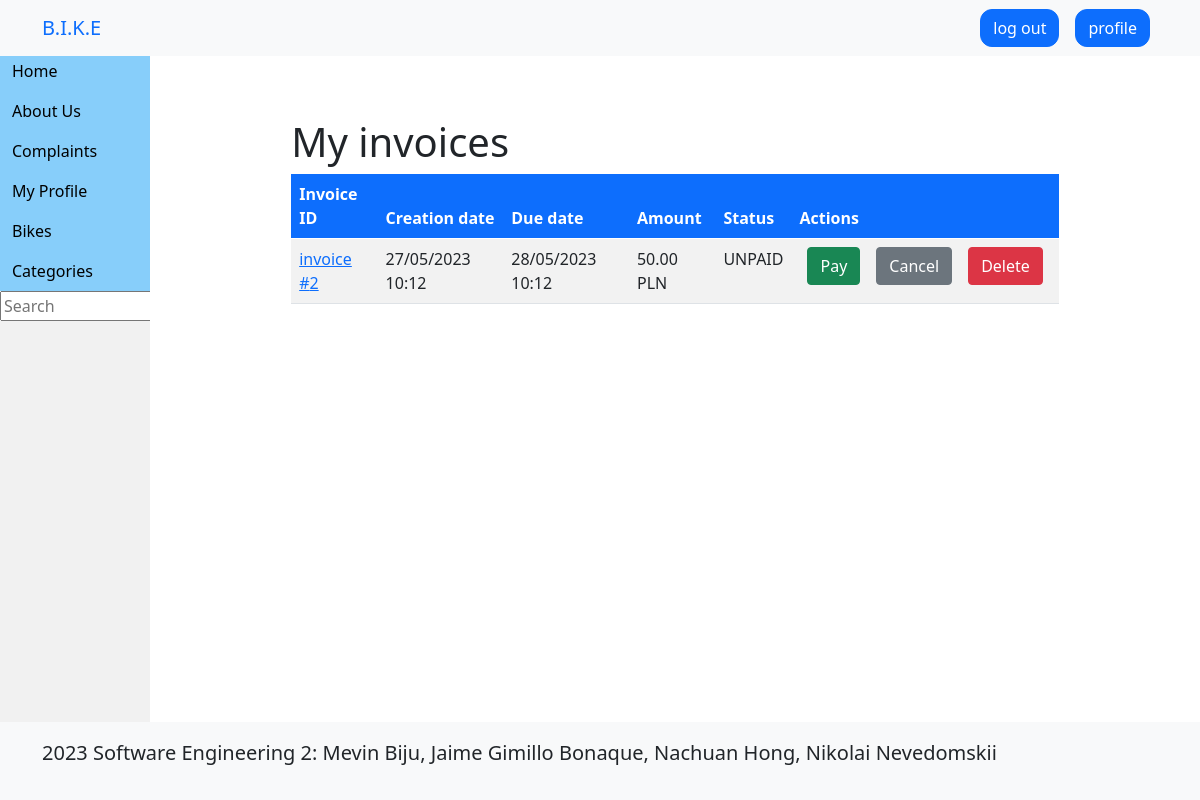
The app's page /invoices/ (signed in), older data.
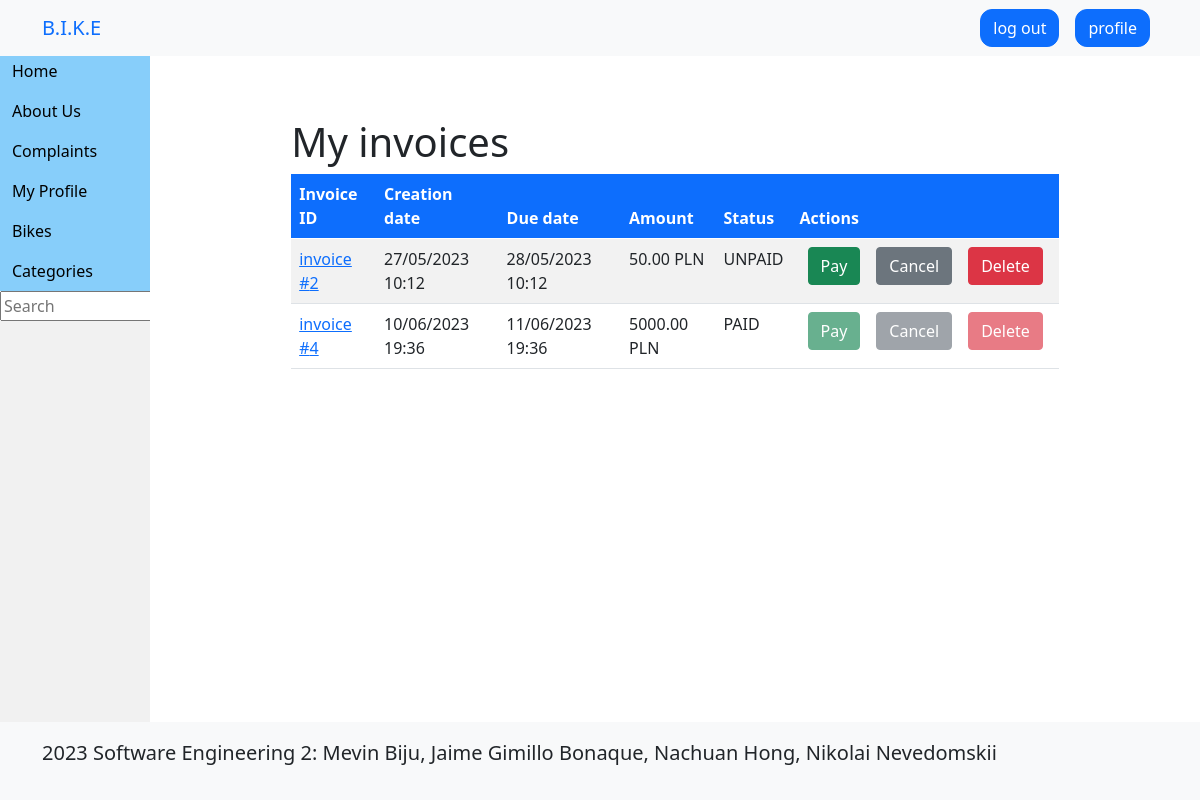
The same page, newer data.
### bike/models.py (models this page shows, shortened)
class Invoice(models.Model):
    user = models.ForeignKey(User, related_name='user', on_delete=models.CASCADE)
    created_on = models.DateTimeField('created on', default=now)
    paid_on = models.DateTimeField('paid on', null=True, blank=True)
    due_date = models.DateTimeField('due date', default=invoice_due_to)
    amount = models.DecimalField(max_digits=6, decimal_places=2, default=50, validators=[validate_positive_number])
    status = models.CharField(
        _('status'), default=InvoiceStatus.UNPAID.name, choices=InvoiceStatus.choices(), max_length=32
    )
    paid_via = models.TextField(default='Stripe')
    comment = models.TextField(null=True, blank=True)

### bike/views.py (the view)
# urls.py: path('invoices/', views.invoices_request, name='invoices'),
def invoices_request(request):
    if not request.user.is_authenticated:
        return redirect('login')
    return render(request, 'invoices/invoices.html',
                  {'invoices': Invoice.objects.filter(user=request.user)})

### bike/models.py (called while the page is built)
    def is_worker(self):
        return self.groups.filter(name='worker').exists()

    def is_mechanic(self):
        return self.groups.filter(name='mechanic').exists()

### templates/invoices/invoices.html
{% extends 'base.html' %}
{% block content %}
<div class="container mt-5">
    <div class="row justify-content-center">
        <div class="col-md-10">
            <h1>My invoices</h1>
            <div class="table-responsive">
                <table class="table table-striped table-hover">
                    <thead class="bg-primary text-white">
                        <tr>
                            <th>Invoice ID</th>
                            <th>Creation date</th>
                            <th>Due date</th>
                            <th>Amount</th>
                            <th>Status</th>
                            <th>Actions</th>
                        </tr>
                    </thead>
                    <tbody>
                    {% for invoice in invoices %}
                        <tr>
                                <td><a href={% url 'invoice' invoice.id %}>invoice #{{ invoice.id }}</a></td>
                                <td>{{ invoice.created_on|date:"d/m/Y H:i" }}</td>
                                <td>{{ invoice.due_date|date:"d/m/Y H:i" }}</td>
                                <td>{{ invoice.amount }} PLN</td>
                                <td>{{ invoice.status }}</td>
                                <td>
                                    <div class="btn-group" role="group" aria-label="Invoice Actions">
                                        <a href="#"
                                            class="btn btn-success {% if invoice.status == 'CANCELED' or invoice.status == 'PAID' or invoice.status == 'EXPIRED' %}disabled{% endif %} mx-2 rounded"
                                            onclick="return confirm('Are you sure you want to pay this invoice?')">
                                            Pay</a>
                                        <a href="{% url 'cancel_invoice' invoice.id %}"
                                            class="btn btn-secondary {% if invoice.status == 'CANCELED' or invoice.status == 'PAID' or invoice.status == 'EXPIRED' %}disabled{% endif %} mx-2 rounded"
                                            onclick="return confirm('Are you sure you want to cancel this invoice?')">
                                            Cancel</a>
                                        <a href="{% url 'delete_invoice' invoice.id %}"
                                            class="btn btn-danger {% if invoice.status == 'PAID' %}disabled{% endif %} mx-2 rounded"
                                            onclick="return confirm('Are you sure you want to delete this invoice?')">
                                            Delete</a>
                                    </div>
                                </td>
                        </tr>
                    {% endfor %}
                    </tbody>
                </table>
            </div>
        </div>
    </div>
</div>
{% endblock %}

Row changes from the older to the newer data that the page shows:
added Invoice: id "4", created_on "10/06/2023 19:36", due_date "11/06/2023 19:36", amount "5000.00", status "PAID"
